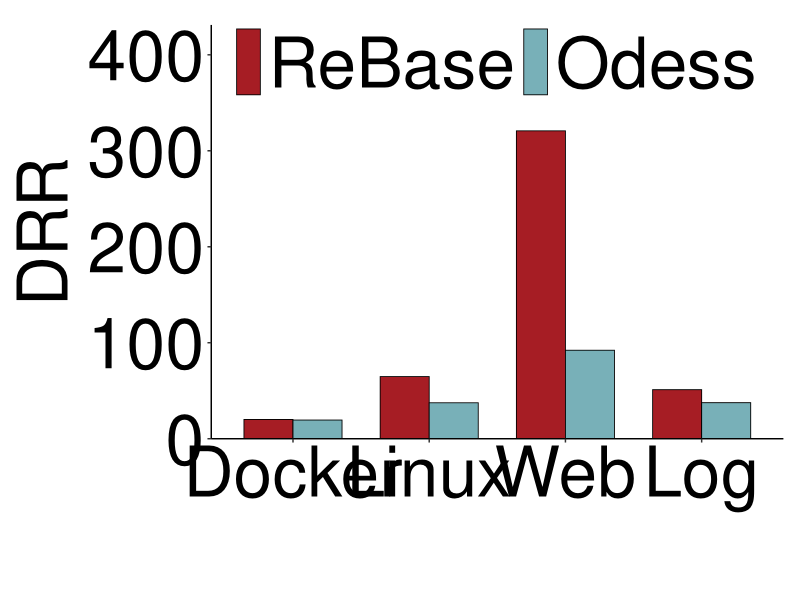

Here is the R script that generated this plot:
library(ggplot2)
library(grid)

get_script_dir <- function() {
  args <- commandArgs(trailingOnly = FALSE)
  file_arg <- "--file="
  script_arg <- args[startsWith(args, file_arg)]

  if (length(script_arg) > 0) {
    return(dirname(normalizePath(sub(file_arg, "", script_arg[1]))))
  }

  if (requireNamespace("rstudioapi", quietly = TRUE) && rstudioapi::isAvailable()) {
    context <- rstudioapi::getActiveDocumentContext()
    if (nzchar(context$path)) {
      return(dirname(normalizePath(context$path)))
    }
  }

  normalizePath(getwd())
}

export_dir <- get_script_dir()

# Fill in the four rows below. Each row is one group, and the two columns are:
# ReBase, Odess.
plot_data <- data.frame(
  group = c("Docker", "Linux", "Web", "Log"),
  ReBase = c(20.0902, 64.7865, 320.779, 51.1359),     # TODO: replace with your data
  Odess = c(19.4882, 37.4756, 92.1916, 37.5768),       # TODO: replace with your data
  check.names = FALSE
)

method_labels <- c("ReBase", "Odess")
method_colors <- c(
  "ReBase" = "#A61D24",
  "Odess" = "#78B0B8"
)

create_three_method_barplot <- function(
    data,
    group_col = "group",
    method_labels = c("ReBase", "Odess"),
    fill_colors = c("ReBase" = "#A61D24", "Odess" = "#78B0B8"),
    x_label = "",
    y_label = "Value",
    axis_text_size = 50,
    axis_title_size = 50,
    legend_text_size = 50,
    show_data_labels = FALSE,
    data_label_size = 10,
    y_max_multiplier = 1.20,
    bar_width = 0.72
) {
  long_df <- reshape(
    data,
    varying = method_labels,
    v.names = "value",
    timevar = "method",
    times = method_labels,
    direction = "long"
  )
  long_df[[group_col]] <- factor(long_df[[group_col]], levels = data[[group_col]])
  long_df$method <- factor(long_df$method, levels = method_labels)

  finite_values <- long_df$value[is.finite(long_df$value)]
  if (length(finite_values) == 0) {
    stop("No finite values found in plot_data. Fill in the data before plotting.")
  }
  value_max <- max(c(0, finite_values), na.rm = TRUE)
  y_max <- if (value_max > 0) value_max * y_max_multiplier else 1

  p <- ggplot(long_df, aes(x = .data[[group_col]], y = value, fill = method)) +
    geom_col(
      position = position_dodge(width = bar_width),
      width = bar_width,
      color = "black",
      linewidth = 0.3
    ) +
    scale_fill_manual(
      name = NULL,
      values = fill_colors,
      breaks = method_labels,
      labels = method_labels,
      guide = guide_legend(
        nrow = 1,
        byrow = TRUE,
        keyheight = unit(18, "pt"),
        keywidth = unit(18, "pt")
      )
    ) +
    scale_y_continuous(
      expand = expansion(mult = c(0, 0.12)),
      limits = c(0, y_max)
    ) +
    labs(x = x_label, y = paste(" ", y_label, " ")) +
    theme_classic() +
    theme(
      axis.text.x = element_text(size = axis_text_size, color = "black"),
      axis.text.y = element_text(size = axis_text_size, color = "black"),
      axis.title.x = element_text(size = axis_title_size, color = "black"),
      axis.title.y = element_text(size = axis_title_size, color = "black", hjust = 0.5),
      legend.position = c(0.03, 1.01),
      legend.justification = c(0, 1),
      legend.direction = "horizontal",
      legend.text = element_text(size = legend_text_size, color = "black"),
      legend.title = element_blank(),
      legend.background = element_blank(),
      legend.key = element_blank(),
      legend.spacing.x = unit(10, "pt"),
      plot.margin = margin(t = 18, r = 12, b = 12, l = 12, unit = "pt")
    )

  if (show_data_labels) {
    p <- p + geom_text(
      aes(label = round(value, 2)),
      position = position_dodge(width = bar_width),
      vjust = -0.25,
      size = data_label_size
    )
  }

  p
}

p <- create_three_method_barplot(
  data = plot_data,
  method_labels = method_labels,
  fill_colors = method_colors,
  x_label = "",
  y_label = "DRR",
  show_data_labels = FALSE # Change to TRUE if labels above bars are needed.
)

output_file <- file.path(export_dir, "overall.pdf")
message("Writing plot to: ", output_file)

cairo_pdf(
  output_file,
  width = 12,
  height = 5
)
print(p)
dev.off()
